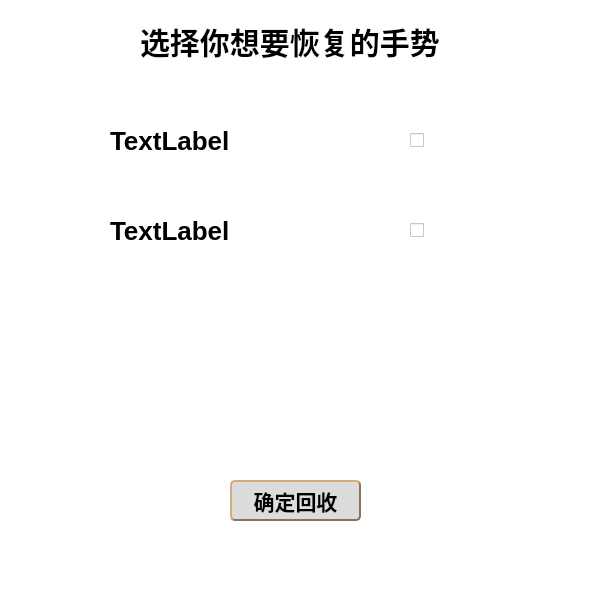
<?xml version="1.0" encoding="UTF-8"?>
<ui version="4.0">
 <class>huiShou</class>
 <widget class="QDialog" name="huiShou">
  <property name="geometry">
   <rect>
    <x>0</x>
    <y>0</y>
    <width>600</width>
    <height>600</height>
   </rect>
  </property>
  <property name="windowTitle">
   <string>Dialog</string>
  </property>
  <property name="styleSheet">
   <string notr="true">background-color: rgb(255, 255, 255);</string>
  </property>
  <widget class="QLabel" name="label">
   <property name="geometry">
    <rect>
     <x>140</x>
     <y>20</y>
     <width>311</width>
     <height>41</height>
    </rect>
   </property>
   <property name="styleSheet">
    <string notr="true">font: bold 30px;
color:rgb(0, 0, 0);</string>
   </property>
   <property name="text">
    <string>选择你想要恢复的手势</string>
   </property>
  </widget>
  <widget class="QLabel" name="label_2">
   <property name="geometry">
    <rect>
     <x>110</x>
     <y>120</y>
     <width>131</width>
     <height>41</height>
    </rect>
   </property>
   <property name="styleSheet">
    <string notr="true">font: bold 26px;
color:rgb(0, 0, 0);</string>
   </property>
   <property name="text">
    <string>TextLabel</string>
   </property>
  </widget>
  <widget class="QLabel" name="label_3">
   <property name="geometry">
    <rect>
     <x>110</x>
     <y>210</y>
     <width>141</width>
     <height>41</height>
    </rect>
   </property>
   <property name="styleSheet">
    <string notr="true">font: bold 26px;
color:rgb(0, 0, 0);</string>
   </property>
   <property name="text">
    <string>TextLabel</string>
   </property>
  </widget>
  <widget class="QPushButton" name="pushButton">
   <property name="geometry">
    <rect>
     <x>230</x>
     <y>480</y>
     <width>131</width>
     <height>41</height>
    </rect>
   </property>
   <property name="styleSheet">
    <string notr="true">QPushButton
{
	background-color: rgb(221, 220, 220); /*背景色*/ 
	border-style: outset;
	border-width: 2px;
	border-radius:5px; /*边界圆滑*/
	border-color: #8B7355;
	font: bold 21px;
	min-width:2em;
	color:black; /*字体颜色*/
    height:35px;
	padding: 5px;
}
 
QPushButton:hover
{
	background-color: rgb(172, 171, 170);
}
 
QPushButton:pressed
{
	background-color: rgb(161, 158, 160); /*伪状态经过时背景色*/ 
	border-style: inset;
}
QPushButton:!enabled{
	background-color: rgb(161, 158, 160);
	border-style: inset;
}</string>
   </property>
   <property name="text">
    <string>确定回收</string>
   </property>
  </widget>
  <widget class="QCheckBox" name="checkBox">
   <property name="geometry">
    <rect>
     <x>410</x>
     <y>120</y>
     <width>81</width>
     <height>41</height>
    </rect>
   </property>
   <property name="styleSheet">
    <string notr="true">QCheckBox {
    background-color: white;
    color: white;

}
QCheckBox::indicator:unchecked {
    background-color: rgb(242, 242, 249);
    color:rgb(242, 242, 249);
    image: url(:/C:/Users/DELL/Desktop/unchecked.png); 
    width: 30px;
    height: 30px;
}
QCheckBox::indicator:checked {
    image: url(:/C:/Users/DELL/Desktop/checked.png); 
    width: 30px;
    height: 30px;
}
</string>
   </property>
   <property name="text">
    <string>CheckBox</string>
   </property>
  </widget>
  <widget class="QCheckBox" name="checkBox_2">
   <property name="geometry">
    <rect>
     <x>410</x>
     <y>210</y>
     <width>81</width>
     <height>41</height>
    </rect>
   </property>
   <property name="styleSheet">
    <string notr="true">QCheckBox {
    background-color: white;
    color: white;

}
QCheckBox::indicator:unchecked {
    background-color: rgb(242, 242, 249);
    color:rgb(242, 242, 249);
    image: url(:/C:/Users/DELL/Desktop/unchecked.png); 
    width: 30px;
    height: 30px;
}
QCheckBox::indicator:checked {
    image: url(:/C:/Users/DELL/Desktop/checked.png); 
    width: 30px;
    height: 30px;
}
</string>
   </property>
   <property name="text">
    <string>CheckBox</string>
   </property>
  </widget>
 </widget>
 <resources/>
 <connections/>
</ui>
